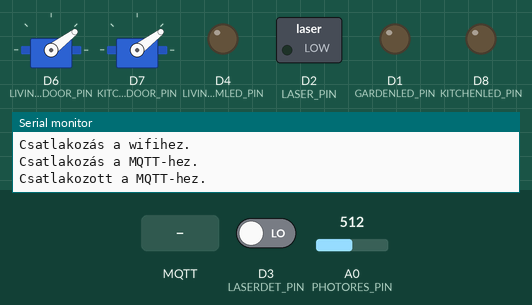
Bench run of a sketch on a simulated ESP8266 (NodeMCU). Parts: 2 × servo, switched loads named in the sketch (green lamp = pin HIGH), output pins drawn as LEDs (lit = HIGH), the last lines printed to the serial monitor. The inputs (shaded band) are chosen by the test bench; at power-on: D3 (LASERDET_PIN) LOW, A0 (PHOTORES_PIN) = 512. WiFi joins after 1.5 s; servers stay silent unless stated; no MQTT or app messages arrive unless stated.

Above: at 2.7 s.
2.8 s: MQTT message "1" arrives on the first subscribed topic
At 3.22 s:
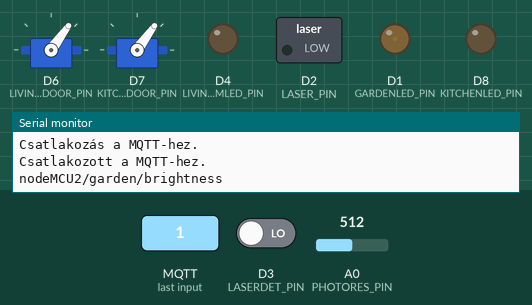
At 3.82 s:
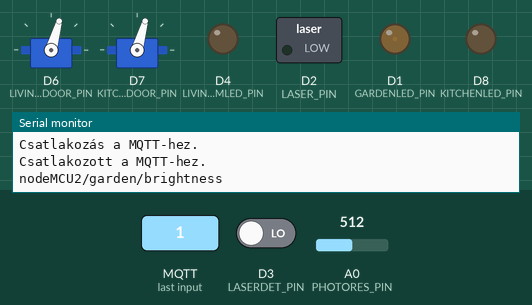
6.3 s: MQTT message "1" arrives on the second subscribed topic
At 7.5 s:
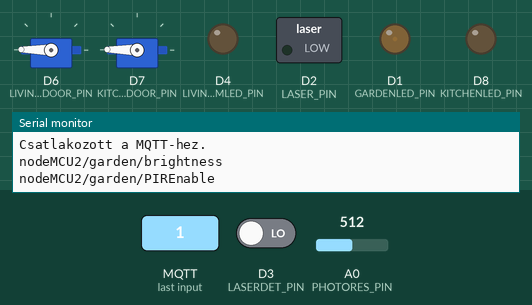
8.4 s: MQTT message "1" arrives on the third subscribed topic
Timing chart, 0 to 11.4 s (numbered marks = the images above; inputs shaded):
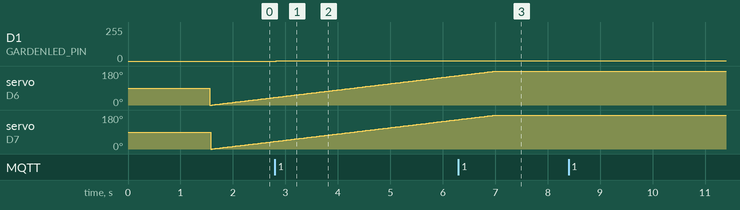

Measured:
- after the input at 2.8 s, D1 (GARDENLED_PIN): 0/255 → 1/255 at once

The sketch:

nodeMCU2.ino
```cpp
#include <ESP8266WiFi.h>
#include <PubSubClient.h>
#include <Servo.h>


const char* ssid     = "AdamPiNetwork";
const char* password = "RaspberryPiJelszo";

const char* mqttServer = "192.168.4.1";
const int   port       = 1883;

WiFiClient   wifiClient;
PubSubClient mqttClient(wifiClient);


void MQTTcallback(char* topic, byte* payload, unsigned int length);
void subscription();
void connectESP();


int checkDayPeriod          = 1000;
unsigned long checkDayTime  = 0;
unsigned long ledOnDuration = 10000;
unsigned long ledOnTime     = 0;


const int PHOTORES_PIN       = A0;
const int GARDENLED_PIN      = D1;
const int LASER_PIN          = D2;
const int LASERDET_PIN       = D3;
const int LIVINGROOMLED_PIN  = D4;
const int PIR_PIN            = D5;
const int LIVINGROOMDOOR_PIN = D6;
const int KITCHENDOOR_PIN    = D7;
const int KITCHENLED_PIN     = D8;


int photoResVal          = 0;
int gardenBrightness     = 0;
int livingroomAngle      = 180;
int actLivingroomAngle   = 0;
int livingroomBrightness = 0;
int kitchenAngle         = 180;
int actKitchenAngle      = 0;
int kitchenBrightness    = 0;
bool isDay               = true;
bool PIREnabled          = true;
bool isMotion            = false;
bool ledEnable           = false;
bool securityEnabled     = false;
bool isBreachDetected    = false;
const int MaxDoorAngle   = 180;
Servo livingroomDoor;
Servo kitchenDoor;


void checkDay();
void checkMotion();
void turnLedOnMotion();
void securityHandler();
void ledHandler();
void doorHandler();


void setup() {
  Serial.begin(115200);

  pinMode(PHOTORES_PIN,       INPUT);
  pinMode(LASERDET_PIN,       INPUT);
  pinMode(PIR_PIN,            INPUT);
  pinMode(GARDENLED_PIN,      OUTPUT);
  pinMode(LASER_PIN,          OUTPUT);
  pinMode(LIVINGROOMDOOR_PIN, OUTPUT);
  pinMode(LIVINGROOMLED_PIN,  OUTPUT);
  pinMode(KITCHENDOOR_PIN,    OUTPUT);
  pinMode(KITCHENLED_PIN,     OUTPUT);

  digitalWrite(GARDENLED_PIN,     LOW);
  digitalWrite(LIVINGROOMLED_PIN, LOW);
  digitalWrite(KITCHENLED_PIN,    LOW);

  connectESP();
  subscription();

  livingroomDoor.attach(LIVINGROOMDOOR_PIN);
  kitchenDoor.attach(KITCHENDOOR_PIN);
}

void loop() {
  mqttClient.loop();

  checkDay();
  checkMotion();

  ledHandler();

  securityHandler();
  doorHandler();
}


void connectESP() {
  WiFi.begin(ssid, password);

  while (WiFi.status() != WL_CONNECTED) {
    delay(500);
    Serial.println("Csatlakozás a wifihez.");
  }

  mqttClient.setServer(mqttServer, port);
  mqttClient.setCallback(MQTTcallback);

  while (!mqttClient.connected()) {
    Serial.println("Csatlakozás a MQTT-hez.");

    if (mqttClient.connect("nodeMCU2")) {
      Serial.println("Csatlakozott a MQTT-hez.");

    } else {
      Serial.println("Hiba az mqtt csatlakozás során.");
      Serial.print("Status code: ");
      Serial.println(mqttClient.state());
      delay(500);
    }
  }
}


void subscription() {
  mqttClient.subscribe("nodeMCU2/garden/brightness");
  mqttClient.subscribe("nodeMCU2/garden/PIREnable");
  mqttClient.subscribe("nodeMCU2/garden/PIRDuration");
  mqttClient.subscribe("nodeMCU2/livingroom/securityEnable");
  mqttClient.subscribe("nodeMCU2/livingroom/breachSolved");
  mqttClient.subscribe("nodeMCU2/livingroom/door");
  mqttClient.subscribe("nodeMCU2/livingroom/brightness");
  mqttClient.subscribe("nodeMCU2/kitchen/door");
  mqttClient.subscribe("nodeMCU2/kitchen/brightness");
}


void MQTTcallback(char* topic, byte* payload, unsigned int length) {

  Serial.println(topic);

  if (strcmp(topic, "nodeMCU2/garden/PIREnable") == 0) {
    payload[length] = '\n';
    int value  = atoi((char*)payload);
    PIREnabled = (value == 1) ? true : false;
  }


  if (strcmp(topic, "nodeMCU2/garden/PIRDuration") == 0) {
    payload[length] = '\n';
    ledOnDuration  = atoi((char*)payload);
  }


  if (strcmp(topic, "nodeMCU2/garden/brightness") == 0) {
    payload[length] = '\n';
    gardenBrightness = atoi((char*)payload);
  }


  if (strcmp(topic, "nodeMCU2/garden/duration") == 0) {
    payload[length] = '\n';
    ledOnDuration = atoi((char*)payload);
  }


  if (strcmp(topic, "nodeMCU2/livingroom/securityEnable") == 0) {
    payload[length] = '\n';
    int value  = atoi((char*)payload);
    securityEnabled = (value == 1) ? true : false;
    mqttClient.publish("Raspberry/livingroom/securityEnable", securityEnabled ? "1" : "0");
  }


  if (strcmp(topic, "nodeMCU2/lingroom/breachSolved") == 0) {
    securityEnabled  = false;
    isBreachDetected = false;
    mqttClient.publish("Raspberry/livingroom/securityEnable", "0");
    mqttClient.publish("Raspberry/livingroom/breachDetected", "0");

    // TODO: betörő elhárítva eljárási protokoll végrehajtása
  }


  if (strcmp(topic, "nodeMCU2/livingroom/door") == 0) {
    payload[length] = '\n';
    actLivingroomAngle = livingroomAngle;
    livingroomAngle = atoi((char*)payload);
    livingroomDoor.attach(LIVINGROOMDOOR_PIN);

  }

  if (strcmp(topic, "nodeMCU2/livingroom/brightness") == 0) {
    payload[length] = '\n';
    livingroomBrightness = atoi((char*)payload);
  }


  if (strcmp(topic, "nodeMCU2/kitchen/door") == 0) {
    payload[length] = '\n';
    actKitchenAngle = kitchenAngle;
    kitchenAngle = atoi((char*)payload);
    kitchenDoor.attach(KITCHENDOOR_PIN);
  }

  if (strcmp(topic, "nodeMCU2/kitchen/brightness") == 0) {
    payload[length] = '\n';
    kitchenBrightness = atoi((char*)payload);
  }
}


void checkDay() {
  if (millis() > checkDayTime + checkDayPeriod) {
    checkDayTime = millis();
    photoResVal  = analogRead(PHOTORES_PIN);
    bool PrevVal = isDay;

    isDay = (photoResVal < 700) ? true : false;

    if (PrevVal != isDay) {
      mqttClient.publish("Raspberry/garden/PhotoRes", isDay ? "1" : "0");
    }
  }
}


void checkMotion() {
  if (PIREnabled && !isDay) {
    int PIRVal = digitalRead(PIR_PIN);

    if (PIRVal == HIGH) {
      isMotion  = true;
      ledOnTime = millis();
    }
  }
}


void turnLedOnMotion() {
  if ( ( ledOnTime + ledOnDuration > millis() ) && isMotion ) {
    digitalWrite(GARDENLED_PIN, HIGH);
  } else {
    isMotion = false;
    digitalWrite(GARDENLED_PIN, LOW);
  }
}

void securityHandler() {

  if (securityEnabled) {
    digitalWrite(LASER_PIN, HIGH);
  } else {
    digitalWrite(LASER_PIN, LOW);
  }

  int val = digitalRead(LASERDET_PIN);

  if (val == HIGH && securityEnabled) {
    isBreachDetected = true;
    mqttClient.publish("Raspberry/livingroom/breachDetected", "1");

    Serial.println("Betörő detektálva!!!!!!");
  }
}

void ledHandler() {
  if (gardenBrightness != 0) {
    analogWrite(GARDENLED_PIN, gardenBrightness);
  } else {
    turnLedOnMotion();
  }

  analogWrite(LIVINGROOMLED_PIN, livingroomBrightness);
  analogWrite(KITCHENLED_PIN,    kitchenBrightness);
}

void doorHandler() {

  if (actLivingroomAngle != livingroomAngle) {
    livingroomDoor.write(actLivingroomAngle);
    delay(15);

    if (actLivingroomAngle < livingroomAngle) actLivingroomAngle++;
    else actLivingroomAngle--;

  }
  else livingroomDoor.detach();

  if (actKitchenAngle != kitchenAngle) {
    kitchenDoor.write(actKitchenAngle);
    delay(15);

    if (actKitchenAngle < kitchenAngle) actKitchenAngle++;
    else actKitchenAngle--;

  }
  else kitchenDoor.detach();
}
```
